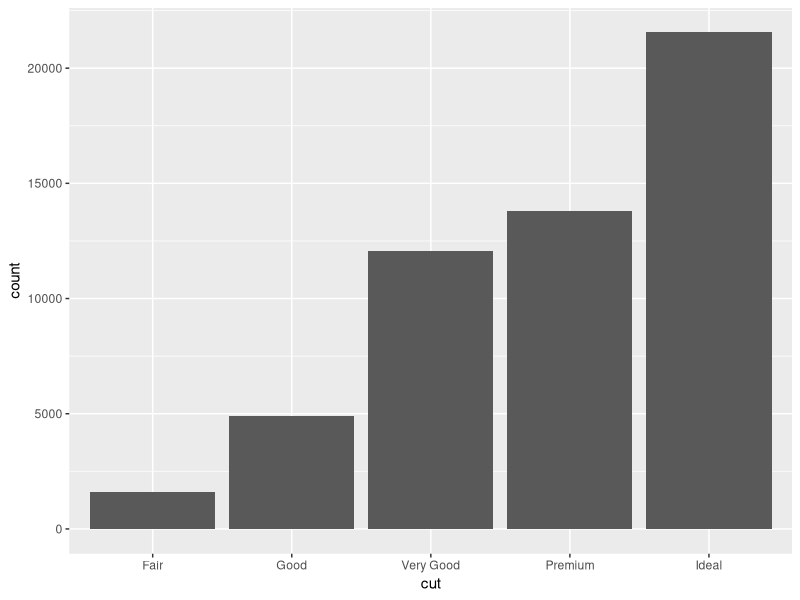
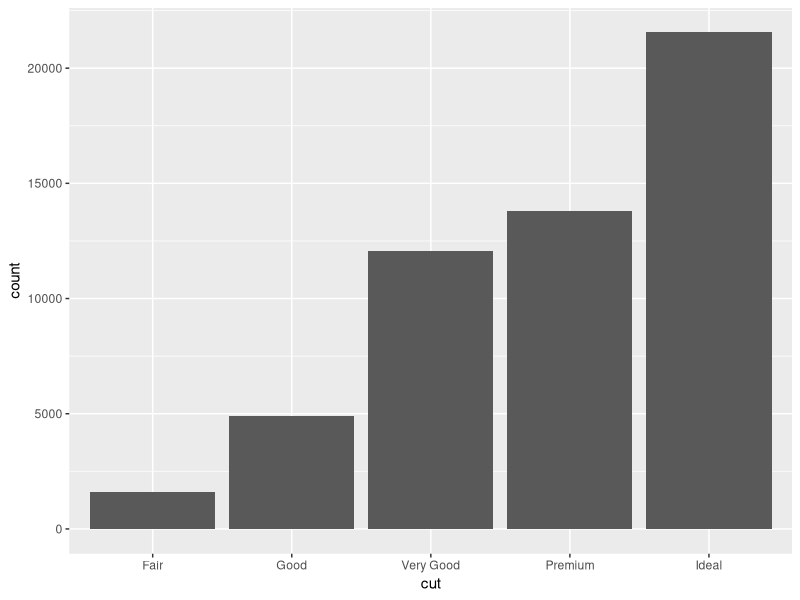
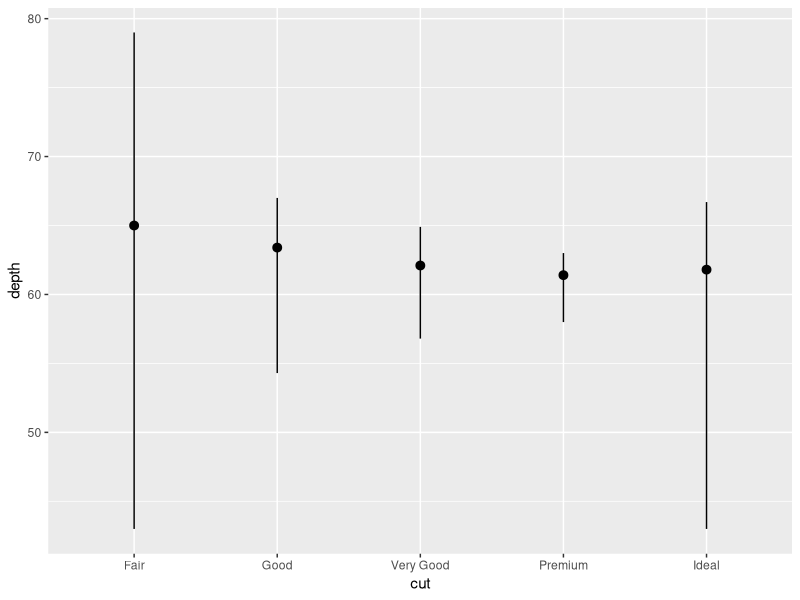
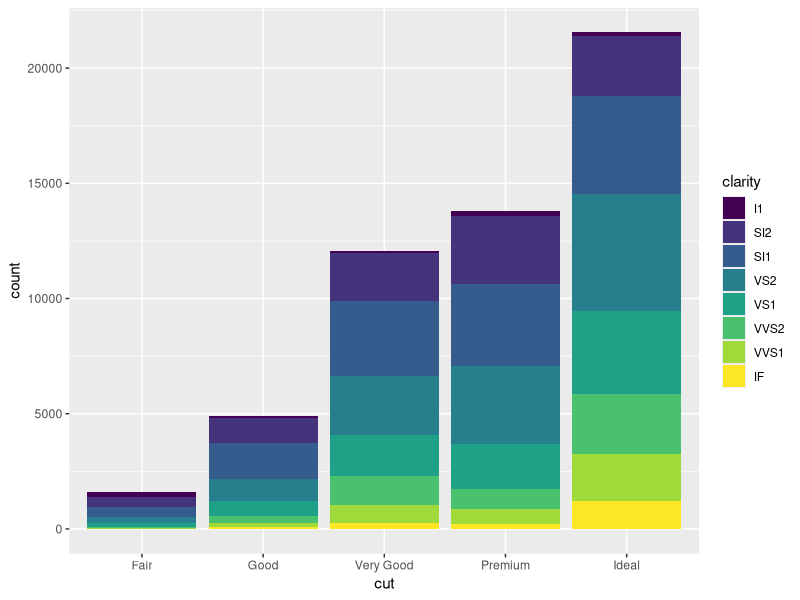
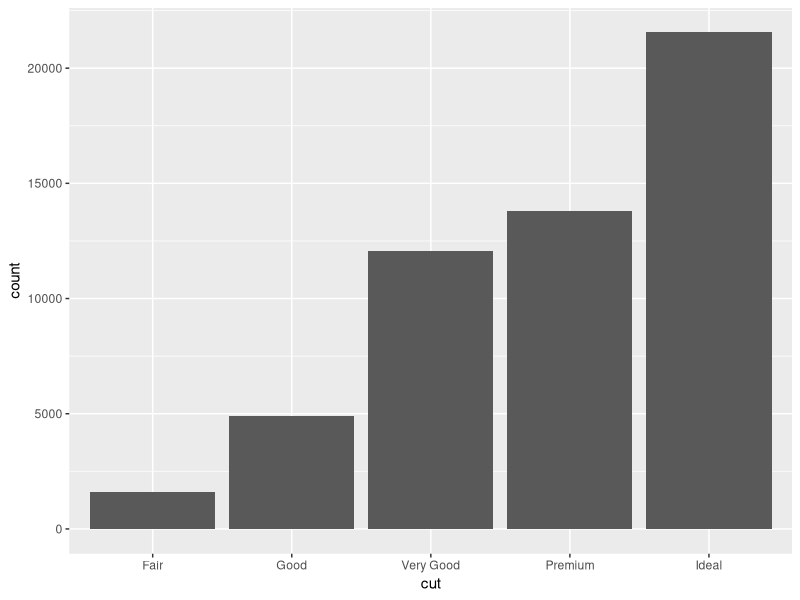
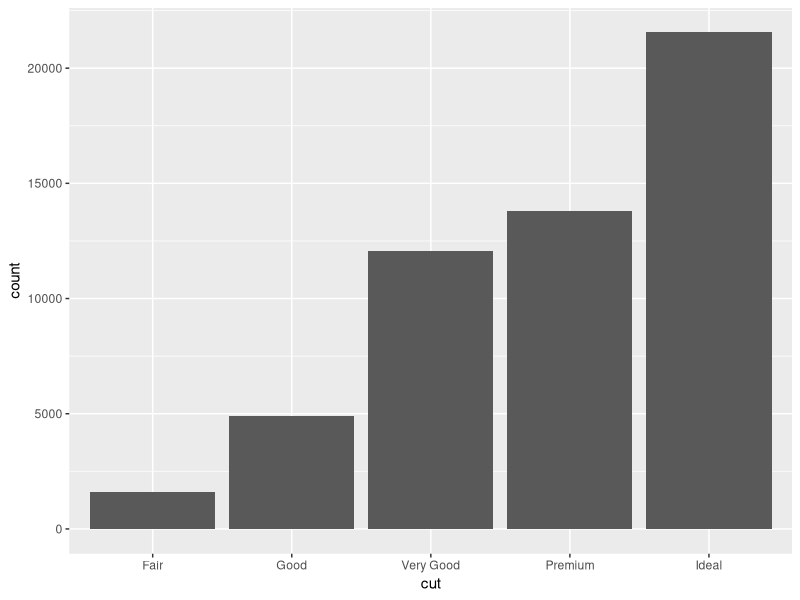
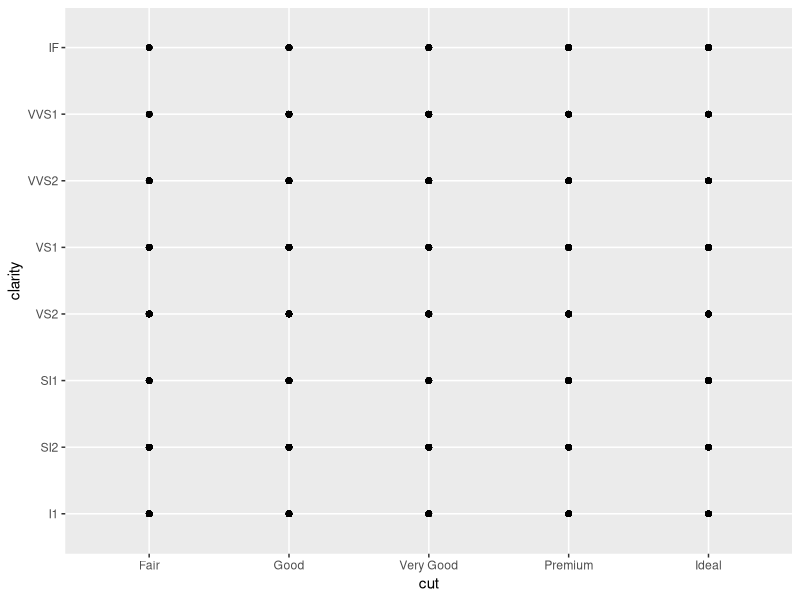
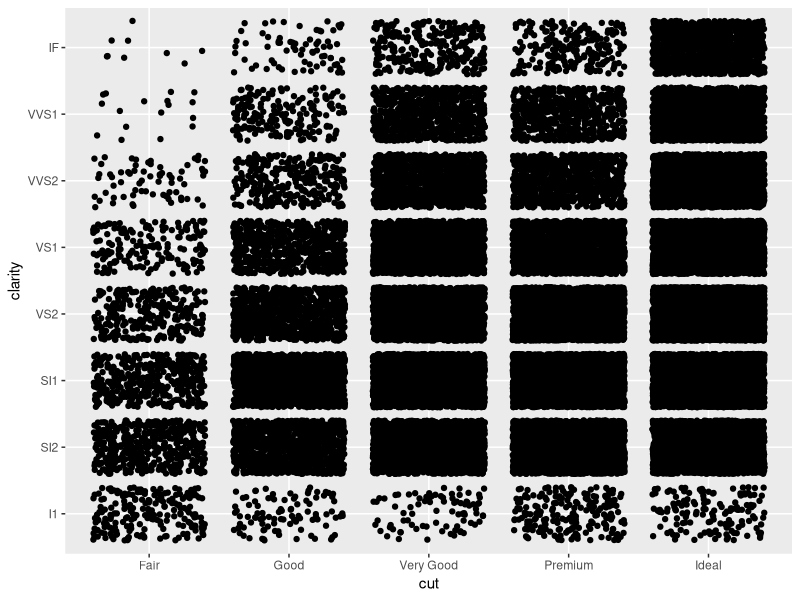

R code for these plots, in order:
# Exercise 2: More ggplot2 Grammar

# Install and load `ggplot2`
# install.packages("ggplot2") # if needed
library(ggplot2)

# For this exercise you will again be working with the `diamonds` data set.
# Use `?diamonds` to review details about this data set
?diamonds

## Statistical Transformations

# Draw a bar chart of the diamonds data, organized by cut
# The height of each bar is based on the "count" (number) of diamonds with that cut
ggplot(data = diamonds) + 
  geom_bar(mapping = aes(x = cut))

# Use the `stat_count` to apply the statistical transformation "count" to the diamonds
# by cut. You do not need a separate geometry layer!
ggplot(data = diamonds) + 
  stat_count(mapping = aes(x = cut))

# Use the `stat_summary` function to draw a chart with a summary layer.
# Map the x-position to diamond `cut`, and the y-position to diamond `depth`
# Bonus: use `min` as the function ymin, `max` as the function ymax, and `median` as the function y
ggplot(data = diamonds) + 
  stat_summary(mapping = aes(x = cut, y = depth), 
               fun.ymin = min, fun.ymax = max, fun.y = median)

## Position Adjustments

# Draw a bar chart of diamond data organized by cut, with each bar filled by clarity.
# You should see a _stacked_ bar chart.
ggplot(data = diamonds) +
  geom_bar(mapping = aes(x = cut, fill = clarity))

# Draw the same chart again, but with each element positioned to "fill" the y axis
ggplot(data = diamonds) +
  geom_bar(mapping = aes(x = cut, position = "fill"))

# Draw the same chart again, but with each element positioned to "dodge" each other
ggplot(data = diamonds) +
  geom_bar(mapping = aes(x = cut, position = "dodge"))

# Draw a plot with point geometry with the x-position mapped to `cut` and the y-position mapped to `clarity`
# This creates a "grid" grouping the points
ggplot(data = diamonds) +
  geom_point(mapping = aes(x = cut, y = clarity))

# Use the "jitter" position adjustment to keep the points from all overlapping!
# (This works a little better with a sample of diamond data, such as from the previous exercise).
ggplot(data = diamonds) +
  geom_point(mapping = aes(x = cut, y = clarity), position = "jitter")


## Scales

# Draw a "boxplot" (with `geom_boxplot()`) for the diamond's price (y) by color (x)
ggplot(data = diamonds) +
  geom_boxplot(mapping = aes(x=color, y=price))

# This has a lot of outliers, making it harder to read. To fix this, draw the same plot but
# with a _logarithmic_ scale for the y axis.


# For another version, draw the same plot but with `violin` geometry instead of `boxplot` geometry!
# How does the logarithmic scale change the data presentation?


# Another interesting plot: draw a plot of the diamonds price (y) by carat (x), using a heatmap of 2d bins
# (geom_bin2d)
# What happens when you make the x and y channels scale logarithmically?


# Draw a scatter plot for the diamonds  price (y) by carat (x). Color each point by the clarity
# (Remember, this will take a while. Use a sample of the diamonds for faster results)


# Change the color of the previous plot using a ColorBrewer scale of your choice. What looks nice?



## Coordinate Systems

# Draw a bar chart with x-position and fill color BOTH mapped to cut
# For best results, SET the `width` of the geometry to be 1 (fill plot, no space between)
# You can save this to a variable for easier modifications


# Draw the same chart, but with the coordinate system flipped


# Draw the same chart, but in a polar coordinate system. Now you have a Coxcomb chart!



## Facets

# Take the scatter plot of price by carat data (colored by clarity) and add _facets_ based on
# the diamond's `color`



## Saving Plots

# Use the `ggsave()` function to save one of your plots (the most recent one generated) to disk.
# Name the output file "my-plot.png".
# Make sure you've set the working directory!!
